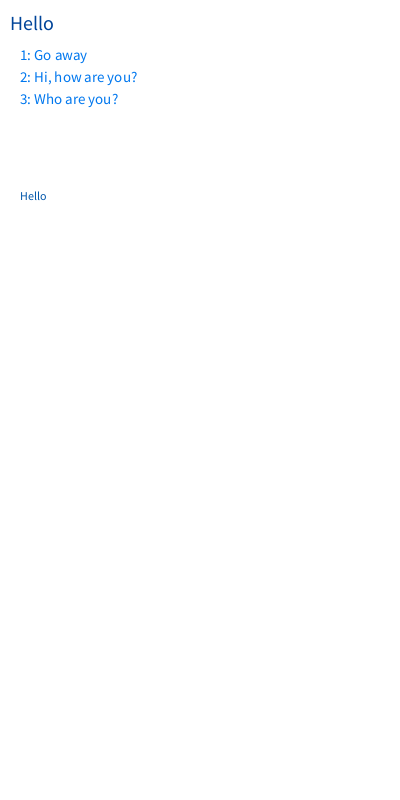
Frame 1 (no input)
Frame 60 (the mouse pressed at the canvas centre just before this capture): identical to frame 1, image omitted
Frame 120 (the mouse held since frame 60 and released just before this capture): identical to frame 1, image omitted

The Processing sketch that drew this single still picture (run headless with seeded random() and noise(); from frame 60 on, the mouse is pressed at the canvas centre):

// Processing sketch: DialogTree
// ── DialogTree.pde
// https://forum.processing.org/topic/help-with-dialog-setup#25080000001811353

DialogLine[] dialogLines =
{
  new DialogLine("A", "Hello", "B", "C", "D"),
  new DialogLine("B", "Go away", "."),
  new DialogLine("C", "Hi, how are you?", "E", "F"),
  new DialogLine("D", "Who are you?", "G", "H"),
  new DialogLine("E", "Fine, and you?", "!"),
  new DialogLine("F", "Not so well...", "!"),
  new DialogLine("G", "I am John, do you remember me?", "I", "J"),
  new DialogLine("H", "Sorry, that's a mistake", "."),
  new DialogLine("I", "Hi, John", "C", "K"),
  new DialogLine("J", "Not at all, goodbye", "."),
  new DialogLine("K", "Nice to see you", "."),
  new DialogLine(".", "The END"),
  new DialogLine("!", "To Be Continued"),
};
// The dialog lines indexed by their id, for easy lookup
HashMap<String, DialogLine> dialogTree = new HashMap<String, DialogLine>();
// The line currently displayed
DialogLine currentLine;
// The dialog so far
ArrayList<String> dialog = new ArrayList<String>();

void setup ()
{
  size(400, 800);
  smooth();

  for (DialogLine dl : dialogLines)
  {
    dialogTree.put(dl.id, dl);
  }
  currentLine = dialogTree.get("A");
  dialog.add(currentLine.line);
}

void draw ()
{
  background(255);
  fill(#004499);
  textSize(20);
  text(currentLine.line, 10, 30);
  
  // Display the choice of answers
  fill(#0077EE);
  textSize(15);
  int y = 60;
  int toChoose = 1;
  for (String ch : currentLine.choices)
  {
    DialogLine choice = dialogTree.get(ch);
    text(toChoose++ + ": " + choice.line, 20, y);
    y += 22;
  }
  
  // Display the history of the dialog
  fill(#0055AA);
  textSize(12);
  y = 200;
  for (String line : dialog)
  {
    text(line, 20, y);
    y += 20;
  }
}

void keyPressed()
{
  int choiceNb = currentLine.choices.length;
  int choice = key - '1';
  if (choice < 0 || choice >= choiceNb)
    return; // Ignore
    
  String choiceId = currentLine.choices[choice];
  DialogLine chosenAnswer = dialogTree.get(choiceId);
  if (chosenAnswer != null)
  {
    currentLine = dialogTree.get(choiceId);
    dialog.add(currentLine.line);
  }
}

/**
 * A dialog line: an id, the line itself, and a list of choices,
 * ie. of possible answers to this line.
 */
class DialogLine
{
  String id;
  String line;
  String[] choices;

  DialogLine(String i, String l, String... c)
  {
    id = i;
    line = l;
    choices = c;
  }
  
  String toString()
  {
    return id + " - " + line + " (" + choices.length + ")";
  }
}
